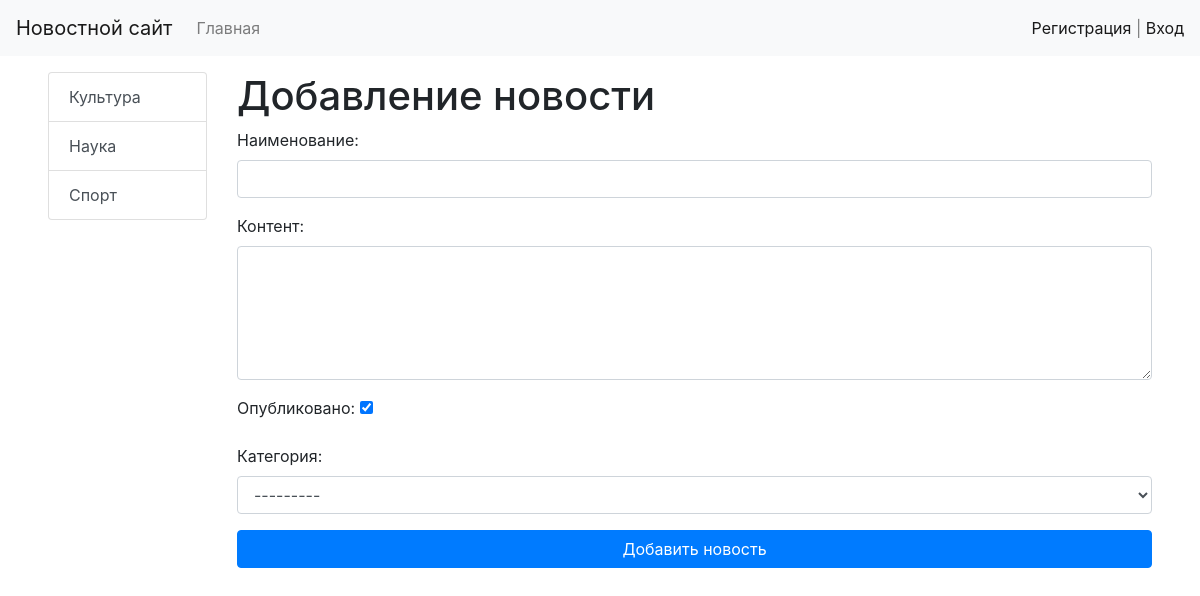
The app's page /news/add-news/ with its own data.
### news/models.py (models this page shows)
class Category(models.Model):
    title = models.CharField(max_length=150, db_index=True,verbose_name='Наименование категории')
    def get_absolute_url(self):
        return reverse('category', kwargs={'category_id': self.pk})
    def __str__(self):
        return self.title
    class Meta:
        verbose_name = 'Категория'
        verbose_name_plural = 'Категории'
        ordering = ['title']

### news/views.py (the view)
# urls.py: path('news/add-news/', add_news, name='add_news'),
def add_news(request,):
    if request.method == 'POST':
        form = NewsForm(request.POST)
        if form.is_valid():
            news = form.save()
            return redirect(news)
    else:
        form = NewsForm()
    context = {
        'form': form
    }
    return render(request=request, template_name='news/add_news.html', context=context)

### news/forms.py (shortened to what this page needs)
class NewsForm(forms.ModelForm):
    class Meta:
        model = News
        fields =['title', 'content', 'is_published', 'category']
        widgets = {
            'title': forms.TextInput(attrs={'class': 'form-control'}),
            'content': forms.Textarea(attrs={'class': 'form-control', 'rows': 5}),
            'category': forms.Select(attrs={'class': 'form-control'}),
        }

### news/templatetags/news_tags.py (called while the page is built)
@register.inclusion_tag('news/list_categories.html')
def show_categories(arg1='Hello', arg2='World'):
    categories = Category.objects.all()
    return {'categories': categories, 'arg1': arg1, 'arg2': arg2}

### news/templates/news/add_news.html (shortened to what this page needs)
{% extends 'base.html' %}
{% block sidebar %}
{% include 'inc/_sidebar.html' %}
{% endblock %}
{% block content %}
<h1>Добавление новости</h1>
<form action="{% url 'add_news' %}" method="post">
    {{ form.as_p }}
    <button type="submit" class="btn btn-primary btn-block">Добавить новость</button>
</form>
{% endblock %}

### news/templates/news/list_categories.html
<div class="list-group">
    {% for category in categories %}
    <a href="{{ category.get_absolute_url }}" class="list-group-item list-group-item-action">{{category.title}}</a>
    {% endfor %}
</div>

### newscontent/static/css/style.css (style rules this page uses)
body { background-color: #fff; }

### records on screen
Category: title "Культура"
Category: title "Наука"
Category: title "Спорт"
